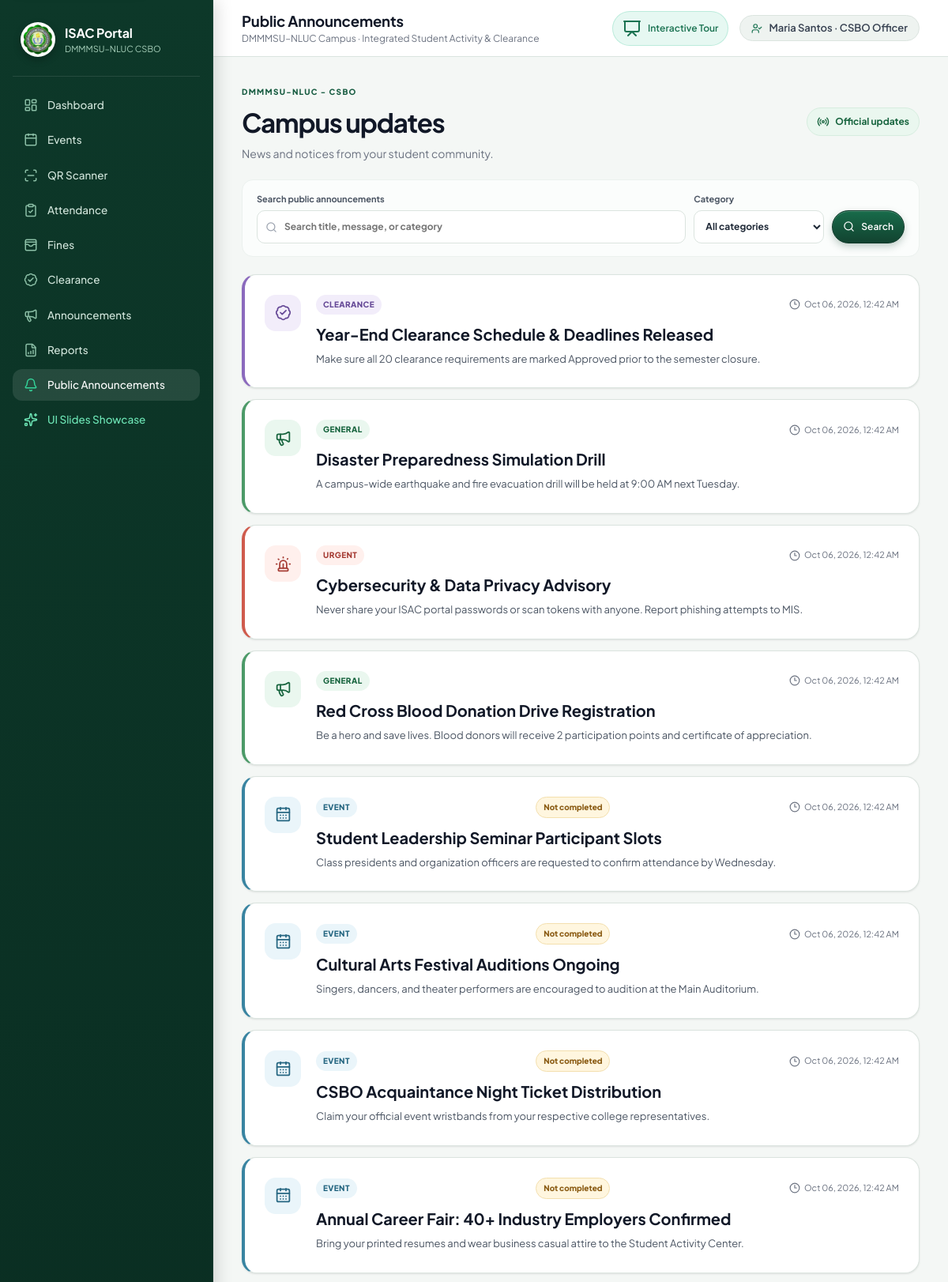
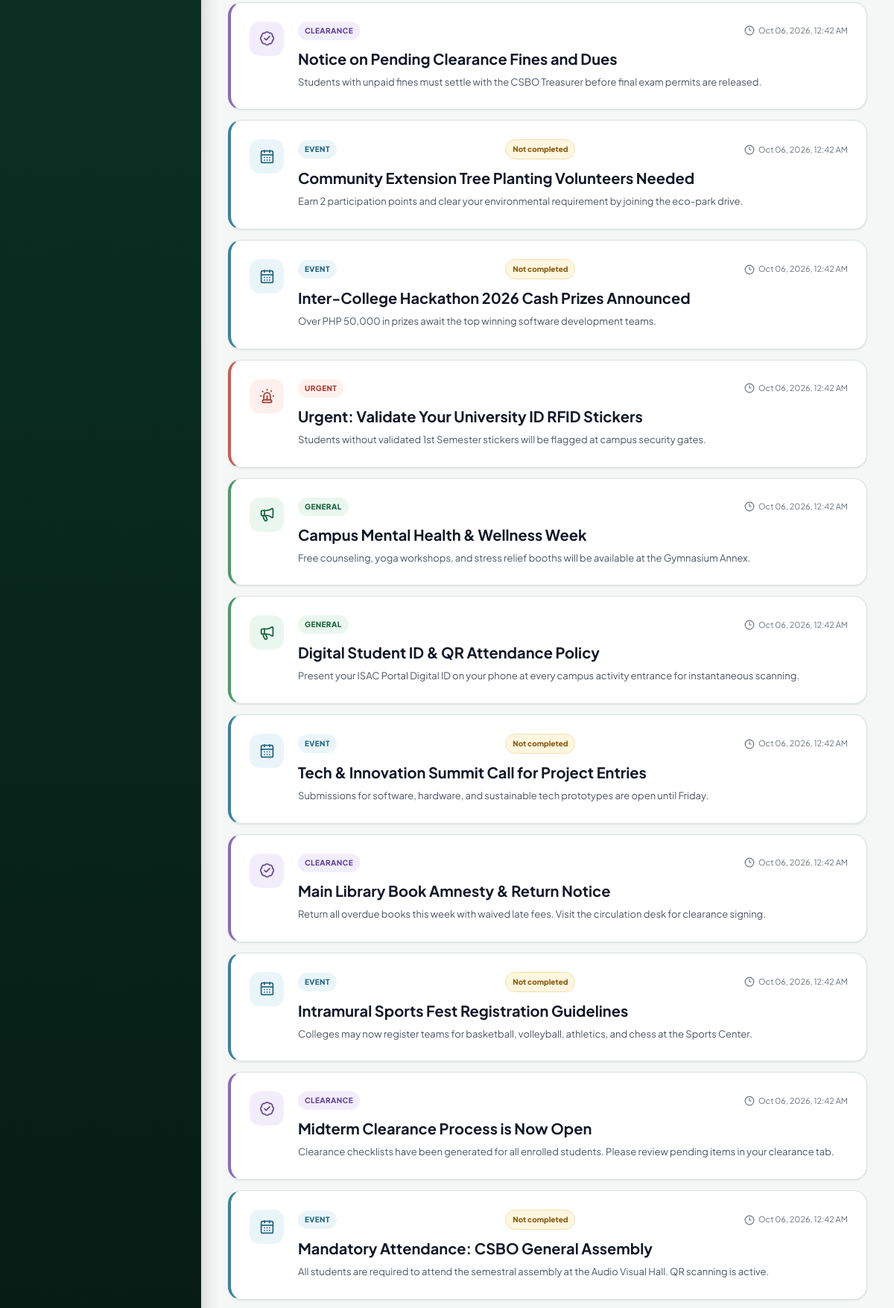
/announcements/ (signed in, upper part), run on the app's committed database (2 pictures, top to bottom).
### portal/models.py (models this page shows, shortened)
class Profile(models.Model):
    ROLE_CHOICES = [("student","Student"),("officer","CSBO Officer"),("admin","Administrator")]
    user = models.OneToOneField(User, on_delete=models.CASCADE, related_name="profile")
    role = models.CharField(max_length=20, choices=ROLE_CHOICES, default="student")
    requested_role = models.CharField(max_length=20, choices=ROLE_CHOICES, blank=True, default="")
    student_no = models.CharField(max_length=30, unique=True, null=True, blank=True)
    first_name = models.CharField(max_length=80, blank=True)
    middle_name = models.CharField(max_length=80, blank=True)
    last_name = models.CharField(max_length=80, blank=True)
    college = models.ForeignKey(College, on_delete=models.SET_NULL, null=True, blank=True)
    program = models.ForeignKey(Program, on_delete=models.SET_NULL, null=True, blank=True)
    year_level = models.PositiveSmallIntegerField(default=1)
    photo = models.ImageField(upload_to="students/", blank=True, null=True)
    qr_token = models.UUIDField(default=uuid.uuid4, unique=True, editable=False)
    position = models.CharField(max_length=100, blank=True)

class Announcement(models.Model):
    CATEGORY = [("general","General"),("event","Event"),("clearance","Clearance"),("urgent","Urgent")]
    title = models.CharField(max_length=180)
    body = models.TextField()
    category = models.CharField(max_length=20, choices=CATEGORY, default="general")
    event_completed = models.BooleanField(default=False)
    published_by = models.ForeignKey(User, on_delete=models.PROTECT)
    published_at = models.DateTimeField(auto_now_add=True)
    status = models.BooleanField(default=True)

### portal/views.py (the view)
# urls.py: path("announcements/", views.announcements, name="announcements"),
@login_required
def announcements(request):
    items = Announcement.objects.filter(status=True)
    query = request.GET.get("q", "").strip()
    category = request.GET.get("category", "").strip()
    for term in query.split():
        items = items.filter(Q(title__icontains=term) | Q(body__icontains=term) | Q(category__icontains=term))
    if category in dict(Announcement.CATEGORY):
        items = items.filter(category=category)
    else:
        category = ""
    return render(request,"portal/announcements.html",{
        "items": items.order_by("-published_at"), "q": query, "category": category,
        "categories": Announcement.CATEGORY,
    })

### templates/portal/announcements.html (shortened to what this page needs)
{% extends "base.html" %}
{% block page_title %}Public Announcements{% endblock %}
{% block content %}
<section class="module-page public-news-page">
  <div class="module-heading"><div><span class="module-eyebrow">DMMMSU-NLUC - CSBO</span><h2>Campus updates</h2><p>News and notices from your student community.</p></div><span class="module-heading-chip"><i data-lucide="radio" aria-hidden="true"></i> Official updates</span></div>
  <form method="get" class="module-filter-bar announcement-filter-bar public-announcement-filter-bar">
    <label class="module-search"><span>Search public announcements</span><i data-lucide="search" aria-hidden="true"></i><input type="search" name="q" value="{{ q }}" placeholder="Search title, message, or category"></label>
    <label><span>Category</span><select name="category"><option value="">All categories</option></select></label>
    <button class="btn primary" type="submit"><i data-lucide="search" aria-hidden="true"></i>Search</button>
  </form>
  <div class="public-news-feed">
    {% for a in items %}
    <article class="public-news-card {{ a.category }}">
      <div class="public-news-icon {{ a.category }}"><i data-lucide="{% if a.category == 'urgent' %}siren{% elif a.category == 'event' %}calendar-days{% elif a.category == 'clearance' %}badge-check{% else %}megaphone{% endif %}" aria-hidden="true"></i></div>
      <div class="public-news-content"><div class="public-news-meta"><span class="announcement-category {{ a.category }}">{{ a.category|title }}</span>{% if a.category == "event" %}<span class="event-completion-badge {% if a.event_completed %}completed{% else %}pending{% endif %}">{{ a.event_completed|yesno:"Completed,Not completed" }}</span>{% endif %}<time datetime="{{ a.published_at|date:'c' }}"><i data-lucide="clock-3" aria-hidden="true"></i>{{ a.published_at|date:"M d, Y, g:i A" }}</time></div><h3>{{ a.title }}</h3><p>{{ a.body|truncatechars:320 }}</p></div>
    </article>
    {% endfor %}
  </div>
</section>
{% endblock %}

### templates/base.html (shortened to what this page needs)
{% load static %}
<!doctype html>
<html lang="en" data-theme="light">
<head>
  <link rel="stylesheet" href="{% static 'css/app.css' %}?v=20261013-4">
</head>
<body>
  <div class="app-shell">
    <aside class="sidebar" id="sidebar" aria-label="Main navigation">
      <div class="brand">
        <img src="{% static 'img/csbo-logo.png' %}" alt="CSBO logo">
        <div>
          <b>ISAC Portal</b>
          <small>DMMMSU–NLUC CSBO</small>
        </div>
      </div>
      <nav>
        <a href="{% url 'dashboard' %}" class="{% if request.resolver_match.url_name == 'dashboard' or request.resolver_match.url_name == 'student_dashboard' or request.resolver_match.url_name == 'officer_dashboard' %}active{% endif %}">
          <i data-lucide="layout-dashboard"></i>Dashboard
        </a>
        {% if user.profile.role == 'student' %}
          <a href="{% url 'digital_id' %}" class="{% if request.resolver_match.url_name == 'digital_id' %}active{% endif %}">
            <i data-lucide="id-card"></i>Digital ID
          </a>
          <a href="{% url 'event_calendar' %}" class="{% if request.resolver_match.url_name == 'event_calendar' %}active{% endif %}">
            <i data-lucide="calendar-days"></i>Event Calendar
          </a>
          <a href="{% url 'my_activities' %}" class="{% if request.resolver_match.url_name == 'my_activities' %}active{% endif %}">
            <i data-lucide="activity"></i>My Activities
          </a>
          <a href="{% url 'clearance' %}" class="{% if request.resolver_match.url_name == 'clearance' %}active{% endif %}">
            <i data-lucide="badge-check"></i>Clearance
          </a>
        {% else %}
          <a href="{% url 'events_manage' %}" class="{% if 'event' in request.resolver_match.url_name %}active{% endif %}">
            <i data-lucide="calendar"></i>Events
          </a>
          <a href="{% url 'scanner' %}" class="{% if request.resolver_match.url_name == 'scanner' %}active{% endif %}">
            <i data-lucide="scan-line"></i>QR Scanner
          </a>
          <a href="{% url 'attendance_records' %}" class="{% if request.resolver_match.url_name == 'attendance_records' %}active{% endif %}">
            <i data-lucide="clipboard-check"></i>Attendance
          </a>
          <a href="{% url 'fines' %}" class="{% if 'fine' in request.resolver_match.url_name %}active{% endif %}">
            <i data-lucide="wallet-cards"></i>Fines
          </a>
          <a href="{% url 'clearance_manage' %}" class="{% if 'clearance' in request.resolver_match.url_name %}active{% endif %}">
            <i data-lucide="badge-check"></i>Clearance
          </a>
          <a href="{% url 'announcement_manage' %}" class="{% if 'announcement_manage' in request.resolver_match.url_name %}active{% endif %}">
            <i data-lucide="megaphone"></i>Announcements
          </a>
          <a href="{% url 'reports' %}" class="{% if 'report' in request.resolver_match.url_name %}active{% endif %}">
            <i data-lucide="file-bar-chart"></i>Reports
          </a>
        {% endif %}
        <a href="{% url 'announcements' %}" class="{% if request.resolver_match.url_name == 'announcements' %}active{% endif %}">
          <i data-lucide="bell"></i>Public Announcements
        </a>
        <a href="{% url 'showcase' %}" class="{% if request.resolver_match.url_name == 'showcase' %}active{% endif %}" style="color: #6ee7b7;">
          <i data-lucide="sparkles" style="color: #6ee7b7;"></i>UI Slides Showcase
        </a>
      </nav>
    </aside>
    <main class="main" id="main-content" tabindex="-1">
      <header class="topbar{% if request.resolver_match.url_name == 'showcase' %} showcase-topbar{% endif %}">
        <div class="topbar-left">
          <div>
            <h1>{% block page_title %}Dashboard{% endblock %}</h1>
            <span class="crumb">DMMMSU–NLUC Campus · Integrated Student Activity & Clearance</span>
          </div>
        </div>
        <div class="top-actions">
          <a href="{% url 'showcase' %}" class="btn" style="background: rgba(16, 185, 129, 0.1); color: var(--emerald-600); border: 1px solid rgba(16, 185, 129, 0.2); padding: 6px 12px; font-size: 12px; border-radius: 999px;">
            <i data-lucide="presentation"></i> Interactive Tour
          </a>
          <span class="user-chip">
            <i data-lucide="user-check" style="width:14px; height:14px; color:var(--emerald-600);"></i>
            {{ user.get_full_name|default:user.username }} · {{ user.profile.get_role_display|default:"Student" }}
          </span>
        </div>
      </header>
      <div class="content">
        {% block content %}{% endblock %}
      </div>
    </main>
  </div>
</body>
</html>

### data on the page
Announcement: category "CLEARANCE", published_at "Oct 06, 2026, 12:42 AM", title "Year-End Clearance Schedule & Deadlines Released", body "Make sure all 20 clearance requirements are marked Approved prior to the semester closure."
Announcement: category "GENERAL", published_at "Oct 06, 2026, 12:42 AM", title "Disaster Preparedness Simulation Drill", body "A campus-wide earthquake and fire evacuation drill will be held at 9:00 AM next Tuesday."
Announcement: category "URGENT", published_at "Oct 06, 2026, 12:42 AM", title "Cybersecurity & Data Privacy Advisory", body "Never share your ISAC portal passwords or scan tokens with anyone. Report phishing attempts to MIS."
Announcement: category "GENERAL", published_at "Oct 06, 2026, 12:42 AM", title "Red Cross Blood Donation Drive Registration", body "Be a hero and save lives. Blood donors will receive 2 participation points and certificate of appreciation."
Announcement: category "EVENT", event_completed "Not completed", published_at "Oct 06, 2026, 12:42 AM", title "Student Leadership Seminar Participant Slots", body "Class presidents and organization officers are requested to confirm attendance by Wednesday."
Announcement: category "EVENT", event_completed "Not completed", published_at "Oct 06, 2026, 12:42 AM", title "Cultural Arts Festival Auditions Ongoing", body "Singers, dancers, and theater performers are encouraged to audition at the Main Auditorium."
Announcement: category "EVENT", event_completed "Not completed", published_at "Oct 06, 2026, 12:42 AM", title "CSBO Acquaintance Night Ticket Distribution", body "Claim your official event wristbands from your respective college representatives."
Announcement: category "EVENT", event_completed "Not completed", published_at "Oct 06, 2026, 12:42 AM", title "Annual Career Fair: 40+ Industry Employers Confirmed", body "Bring your printed resumes and wear business casual attire to the Student Activity Center."
Announcement: category "CLEARANCE", published_at "Oct 06, 2026, 12:42 AM", title "Notice on Pending Clearance Fines and Dues", body "Students with unpaid fines must settle with the CSBO Treasurer before final exam permits are released."
Announcement: category "EVENT", event_completed "Not completed", published_at "Oct 06, 2026, 12:42 AM", title "Community Extension Tree Planting Volunteers Needed", body "Earn 2 participation points and clear your environmental requirement by joining the eco-park drive."
Announcement: category "EVENT", event_completed "Not completed", published_at "Oct 06, 2026, 12:42 AM", title "Inter-College Hackathon 2026 Cash Prizes Announced", body "Over PHP 50,000 in prizes await the top winning software development teams."
Announcement: category "URGENT", published_at "Oct 06, 2026, 12:42 AM", title "Urgent: Validate Your University ID RFID Stickers", body "Students without validated 1st Semester stickers will be flagged at campus security gates."
Announcement: category "GENERAL", published_at "Oct 06, 2026, 12:42 AM", title "Campus Mental Health & Wellness Week", body "Free counseling, yoga workshops, and stress relief booths will be available at the Gymnasium Annex."
Announcement: category "GENERAL", published_at "Oct 06, 2026, 12:42 AM", title "Digital Student ID & QR Attendance Policy", body "Present your ISAC Portal Digital ID on your phone at every campus activity entrance for instantaneous scanning."
Announcement: category "EVENT", event_completed "Not completed", published_at "Oct 06, 2026, 12:42 AM", title "Tech & Innovation Summit Call for Project Entries", body "Submissions for software, hardware, and sustainable tech prototypes are open until Friday."
Announcement: category "CLEARANCE", published_at "Oct 06, 2026, 12:42 AM", title "Main Library Book Amnesty & Return Notice", body "Return all overdue books this week with waived late fees. Visit the circulation desk for clearance signing."
Announcement: category "EVENT", event_completed "Not completed", published_at "Oct 06, 2026, 12:42 AM", title "Intramural Sports Fest Registration Guidelines", body "Colleges may now register teams for basketball, volleyball, athletics, and chess at the Sports Center."
Announcement: category "CLEARANCE", published_at "Oct 06, 2026, 12:42 AM", title "Midterm Clearance Process is Now Open", body "Clearance checklists have been generated for all enrolled students. Please review pending items in your clearance tab."
Announcement: category "EVENT", event_completed "Not completed", published_at "Oct 06, 2026, 12:42 AM", title "Mandatory Attendance: CSBO General Assembly", body "All students are required to attend the semestral assembly at the Audio Visual Hall. QR scanning is active."

### other printed values
{{ user.get_full_name|default:user.username }} "Maria Santos"
{{ user.profile.get_role_display|default:"Student" }} "CSBO Officer"
